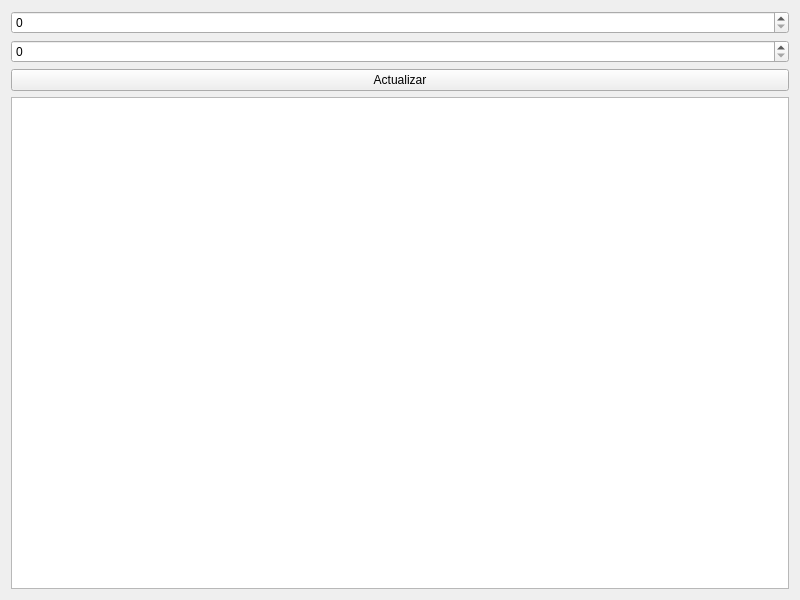
<?xml version="1.0" encoding="UTF-8"?>
<ui version="4.0">
 <class>Ventana</class>
 <widget class="QWidget" name="Ventana">
  <property name="geometry">
   <rect>
    <x>0</x>
    <y>0</y>
    <width>800</width>
    <height>600</height>
   </rect>
  </property>
  <property name="windowTitle">
   <string>Ventana</string>
  </property>
  <layout class="QVBoxLayout" name="verticalLayout">
   <item>
    <widget class="QSpinBox" name="spinBox_2"/>
   </item>
   <item>
    <widget class="QSpinBox" name="spinBox"/>
   </item>
   <item>
    <widget class="QPushButton" name="pushButton">
     <property name="text">
      <string>Actualizar</string>
     </property>
    </widget>
   </item>
   <item>
    <widget class="QGraphicsView" name="graphicsView"/>
   </item>
  </layout>
 </widget>
 <resources/>
 <connections/>
</ui>
